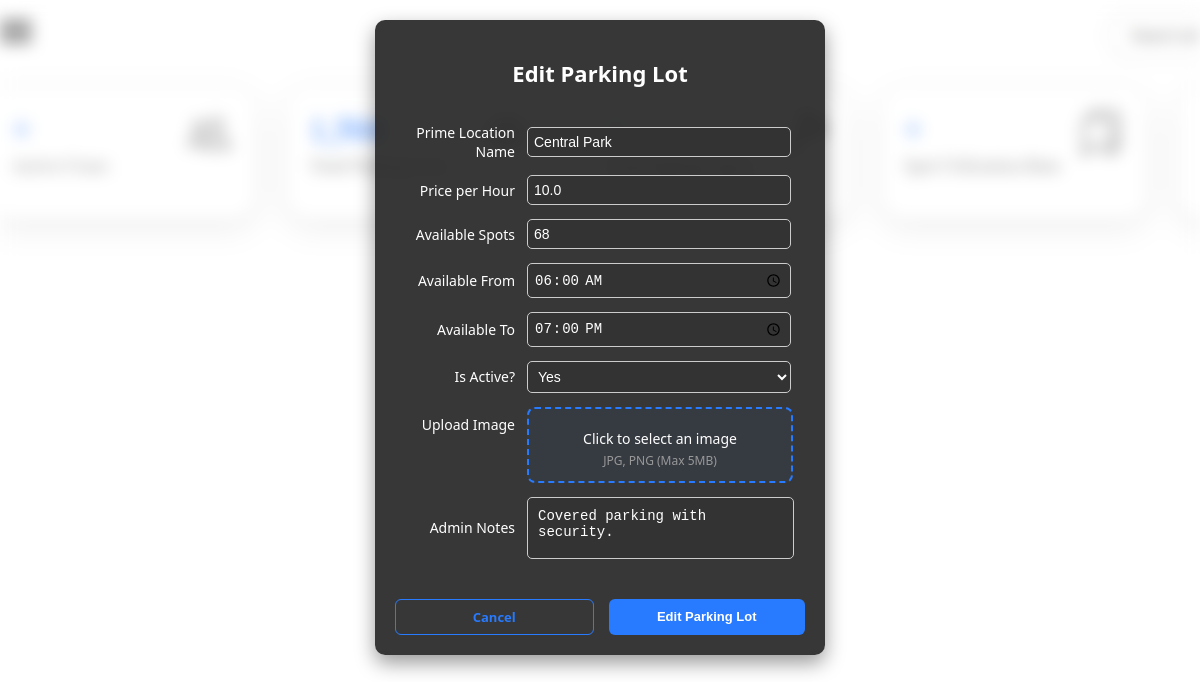
The app's page /admin/admin/edit_parking/2 with its own data.
### model.py (models this page shows, shortened)
class ParkingLot(db.Model):
    id = db.Column(db.Integer, primary_key=True)
    prime_location_name = db.Column(db.String(100))
    price_per_hour = db.Column(db.Float)
    max_parking_spots = db.Column(db.Integer, nullable=False)
    available_spots = db.Column(db.Integer, nullable=False)
    available_from = db.Column(db.Time)
    available_to = db.Column(db.Time)
    is_active = db.Column(db.Boolean, default=True)
    image_url = db.Column(db.String)
    admin_notes = db.Column(db.Text)
    location_id = db.Column(db.Integer, db.ForeignKey('location.id'), nullable=False)
    spots = db.relationship('ParkingSpot', backref='lot', cascade='all, delete-orphan', lazy=True)

### routes/admin_routes.py (the view, shortened to what this page needs)
@admin_bp.route('/admin/edit_parking/<int:lot_id>', methods=['GET', 'POST'])
def edit_parking(lot_id):
    parking_lot = ParkingLot.query.get_or_404(lot_id)
    return render_template('partials/_edit_parking.html', lot=parking_lot)

### templates/partials/_edit_parking.html (shortened to what this page needs)
<!DOCTYPE html>
<html lang="en">
<head>
    <link rel="stylesheet" href="{{ url_for('static', filename='style/partials/_edit_parking.css') }}">
</head>
<body>
    <div class="content" style="padding: 10px 10px 0px 10px;">
        <div class="form-container">
            <div class="form-content">
                <h2>Edit Parking Lot</h2>
                <form action="{{ url_for('admin.edit_parking', lot_id=lot.id) }}" method="POST"
                    enctype="multipart/form-data">
                    <div class="form-group">
                        <label for="prime_location_name">Prime Location Name</label>
                        <input type="text" id="prime_location_name" name="prime_location_name"
                            value="{{ lot.prime_location_name }}" required>
                    </div>
                    <div class="form-group">
                        <label for="price_per_hour">Price per Hour</label>
                        <input type="number" id="price_per_hour" name="price_per_hour" value="{{ lot.price_per_hour }}"
                            step="0.01" required>
                    </div>
                    <div class="form-group">
                        <label for="available_spots">Available Spots</label>
                        <input type="number" id="available_spots" name="available_spots"
                            value="{{ lot.available_spots }}" required>
                    </div>
                    <div class="form-group">
                        <label for="available_from">Available From</label>
                        <input type="time" id="available_from" name="available_from" value="{{ lot.available_from }}"
                            required>
                    </div>
                    <div class="form-group">
                        <label for="available_to">Available To</label>
                        <input type="time" id="available_to" name="available_to" value="{{ lot.available_to }}"
                            required>
                    </div>
                    <div class="form-group">
                        <label for="is_active">Is Active?</label>
                        <select id="is_active" name="is_active">
                            <option value="true" {% if lot.is_active %}selected{% endif %}>Yes</option>
                        </select>
                    </div>
                    <div class="form-group">
                        <label style="align-self: flex-start; margin-top: 8px;">
                            {% if lot.image_url %}Replace Image{% else %}Upload Image{% endif %}
                        </label>
                        <div style="flex: 1;">
                            <label for="image" class="upload-label">
                                <span class="upload-text">Click to select an image</span>
                                <span class="upload-hint">JPG, PNG (Max 5MB)</span>
                            </label>
                        </div>
                    </div>
                    <div class="form-group">
                        <label for="admin_notes">Admin Notes</label>
                        <textarea id="admin_notes" name="admin_notes" rows="4" cols="50" class="admin-notes"
                            placeholder="Enter Admin Notes">{{ lot.admin_notes }}</textarea>
                    </div>
                    <div class="button-group">
                        <a href="{{ url_for('admin.admin_dashboard') }}" class="cancel-btn">Cancel</a>
                        <button type="submit" class="submit-btn">Edit Parking Lot</button>
                    </div>
                </form>
            </div>
        </div>
    </div>
</body>
</html>

### static/style/partials/_edit_parking.css (style rules this page uses)
:root { --blue: #287bff; --white: #fff; --grey: #f5f5f5; --black1: #222; --black2: #999; }
body, html { height: 100%; margin: 0; padding: 0; font-family: 'Segoe UI', Tahoma, Geneva, Verdana, sans-serif; color: var(--white); }
.form-container { display: flex; justify-content: center; align-items: center; padding: 10px; margin-bottom: 50px; box-sizing: border-box; }
.form-content { background-color: rgba(34, 34, 34, 0.9); padding: 20px; border-radius: 10px; width: 100%; height: 100%; max-width: 450px; box-shadow: 0 8px 20px rgba(0, 0, 0, 0.4); box-sizing: border-box; }
h2 { text-align: center; margin-bottom: 35px; font-size: 22px; font-weight: 600; color: var(--white); }
.form-group { display: flex; align-items: center; margin-bottom: 14px; }
.form-group label { flex: 0 0 120px; font-size: 14px; color: var(--white); margin-right: 12px; text-align: right; }
.form-group input, .form-group select { flex: 1; padding: 6px; border-radius: 5px; border: 1px solid #ccc; margin-right: 14px; background-color: #333; color: white; font-size: 14px; }
.button-group { display: flex; justify-content: space-between; gap: 15px; margin-top: 40px; }
.submit-btn, .cancel-btn { flex: 1; padding: 8px; border-radius: 6px; font-size: 13px; text-align: center; font-weight: bold; text-decoration: none; }
.submit-btn { background-color: var(--blue); color: var(--white); border: none; cursor: pointer; transition: background-color 0.3s ease; }
.cancel-btn { background-color: transparent; border: 1px solid var(--blue); color: var(--blue); transition: all 0.3s ease; line-height: normal; }
.upload-label { display: flex; flex-direction: column; align-items: center; padding: 12px; border: 2px dashed var(--blue); border-radius: 8px; cursor: pointer; transition: all 0.3s ease; background-color: rgba(40, 123, 255, 0.05); text-align: center; }
.upload-text { font-size: 14px; color: var(--white); }
.upload-hint { font-size: 12px; color: var(--black2); margin-top: 4px; }
.admin-notes { width: 245px; height: 40px; border: 1px solid #ccc; border-radius: 5px; background-color: #333; color: white; font-size: 14px; padding: 10px; resize: none; }

### records on screen
ParkingLot: prime_location_name "Central Park", price_per_hour "10.0", available_spots "68", available_from "06:00:00", available_to "19:00:00", is_active "Yes", admin_notes "Covered parking with security."
